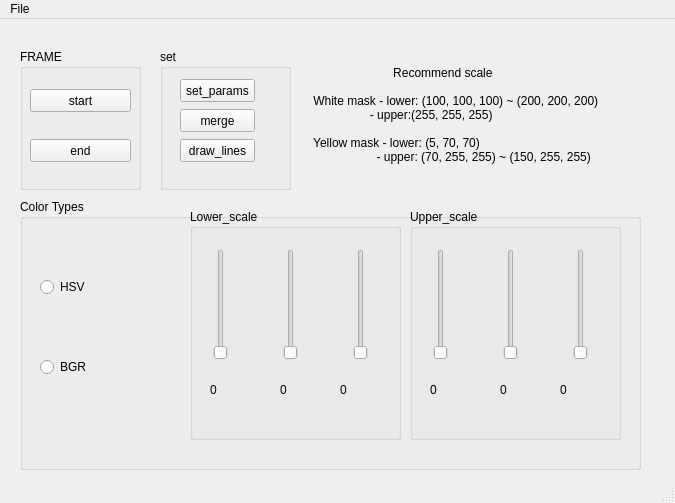
<?xml version="1.0" encoding="UTF-8"?>
<ui version="4.0">
 <class>MainWindow</class>
 <widget class="QMainWindow" name="MainWindow">
  <property name="geometry">
   <rect>
    <x>0</x>
    <y>0</y>
    <width>675</width>
    <height>503</height>
   </rect>
  </property>
  <property name="windowTitle">
   <string>MainWindow</string>
  </property>
  <widget class="QWidget" name="centralwidget">
   <widget class="QGroupBox" name="groupBox_frame">
    <property name="geometry">
     <rect>
      <x>20</x>
      <y>30</y>
      <width>121</width>
      <height>141</height>
     </rect>
    </property>
    <property name="title">
     <string>FRAME</string>
    </property>
    <widget class="QPushButton" name="pushButton_start">
     <property name="geometry">
      <rect>
       <x>10</x>
       <y>40</y>
       <width>101</width>
       <height>23</height>
      </rect>
     </property>
     <property name="text">
      <string>start</string>
     </property>
    </widget>
    <widget class="QPushButton" name="pushButton_end">
     <property name="geometry">
      <rect>
       <x>10</x>
       <y>90</y>
       <width>101</width>
       <height>23</height>
      </rect>
     </property>
     <property name="text">
      <string>end</string>
     </property>
    </widget>
   </widget>
   <widget class="QGroupBox" name="groupBox_color">
    <property name="geometry">
     <rect>
      <x>20</x>
      <y>180</y>
      <width>621</width>
      <height>271</height>
     </rect>
    </property>
    <property name="title">
     <string>Color Types</string>
    </property>
    <widget class="QRadioButton" name="radioButton_hsv">
     <property name="geometry">
      <rect>
       <x>20</x>
       <y>80</y>
       <width>111</width>
       <height>16</height>
      </rect>
     </property>
     <property name="text">
      <string>HSV</string>
     </property>
    </widget>
    <widget class="QRadioButton" name="radioButton_bgr">
     <property name="geometry">
      <rect>
       <x>20</x>
       <y>160</y>
       <width>111</width>
       <height>16</height>
      </rect>
     </property>
     <property name="text">
      <string>BGR</string>
     </property>
    </widget>
    <widget class="QGroupBox" name="groupBox_lower_scale">
     <property name="geometry">
      <rect>
       <x>170</x>
       <y>10</y>
       <width>211</width>
       <height>231</height>
      </rect>
     </property>
     <property name="title">
      <string>Lower_scale</string>
     </property>
     <widget class="QSlider" name="verticalSlider_lower_BH">
      <property name="geometry">
       <rect>
        <x>20</x>
        <y>40</y>
        <width>22</width>
        <height>111</height>
       </rect>
      </property>
      <property name="orientation">
       <enum>Qt::Vertical</enum>
      </property>
     </widget>
     <widget class="QSlider" name="verticalSlider_lower_GS">
      <property name="geometry">
       <rect>
        <x>90</x>
        <y>40</y>
        <width>22</width>
        <height>111</height>
       </rect>
      </property>
      <property name="orientation">
       <enum>Qt::Vertical</enum>
      </property>
     </widget>
     <widget class="QSlider" name="verticalSlider_lower_RV">
      <property name="geometry">
       <rect>
        <x>160</x>
        <y>40</y>
        <width>22</width>
        <height>111</height>
       </rect>
      </property>
      <property name="orientation">
       <enum>Qt::Vertical</enum>
      </property>
     </widget>
     <widget class="QLabel" name="label_lower_BH">
      <property name="geometry">
       <rect>
        <x>20</x>
        <y>170</y>
        <width>41</width>
        <height>21</height>
       </rect>
      </property>
      <property name="text">
       <string>0</string>
      </property>
     </widget>
     <widget class="QLabel" name="label_lower_GS">
      <property name="geometry">
       <rect>
        <x>90</x>
        <y>170</y>
        <width>41</width>
        <height>21</height>
       </rect>
      </property>
      <property name="text">
       <string>0</string>
      </property>
     </widget>
     <widget class="QLabel" name="label_lower_RV">
      <property name="geometry">
       <rect>
        <x>150</x>
        <y>170</y>
        <width>41</width>
        <height>21</height>
       </rect>
      </property>
      <property name="text">
       <string>0</string>
      </property>
     </widget>
    </widget>
    <widget class="QGroupBox" name="groupBox_upper_scale">
     <property name="geometry">
      <rect>
       <x>390</x>
       <y>10</y>
       <width>211</width>
       <height>231</height>
      </rect>
     </property>
     <property name="title">
      <string>Upper_scale</string>
     </property>
     <widget class="QSlider" name="verticalSlider_upper_BH">
      <property name="geometry">
       <rect>
        <x>20</x>
        <y>40</y>
        <width>22</width>
        <height>111</height>
       </rect>
      </property>
      <property name="orientation">
       <enum>Qt::Vertical</enum>
      </property>
     </widget>
     <widget class="QSlider" name="verticalSlider_upper_GS">
      <property name="geometry">
       <rect>
        <x>90</x>
        <y>40</y>
        <width>22</width>
        <height>111</height>
       </rect>
      </property>
      <property name="orientation">
       <enum>Qt::Vertical</enum>
      </property>
     </widget>
     <widget class="QSlider" name="verticalSlider_upper_RV">
      <property name="geometry">
       <rect>
        <x>160</x>
        <y>40</y>
        <width>22</width>
        <height>111</height>
       </rect>
      </property>
      <property name="orientation">
       <enum>Qt::Vertical</enum>
      </property>
     </widget>
     <widget class="QLabel" name="label_upper_BH">
      <property name="geometry">
       <rect>
        <x>20</x>
        <y>170</y>
        <width>41</width>
        <height>21</height>
       </rect>
      </property>
      <property name="text">
       <string>0</string>
      </property>
     </widget>
     <widget class="QLabel" name="label_upper_GS">
      <property name="geometry">
       <rect>
        <x>90</x>
        <y>170</y>
        <width>41</width>
        <height>21</height>
       </rect>
      </property>
      <property name="text">
       <string>0</string>
      </property>
     </widget>
     <widget class="QLabel" name="label_upper_RV">
      <property name="geometry">
       <rect>
        <x>150</x>
        <y>170</y>
        <width>41</width>
        <height>21</height>
       </rect>
      </property>
      <property name="text">
       <string>0</string>
      </property>
     </widget>
    </widget>
   </widget>
   <widget class="QGroupBox" name="groupBox_set">
    <property name="geometry">
     <rect>
      <x>160</x>
      <y>30</y>
      <width>131</width>
      <height>141</height>
     </rect>
    </property>
    <property name="title">
     <string>set</string>
    </property>
    <widget class="QPushButton" name="pushButton_set_params">
     <property name="geometry">
      <rect>
       <x>20</x>
       <y>30</y>
       <width>75</width>
       <height>23</height>
      </rect>
     </property>
     <property name="text">
      <string>set_params</string>
     </property>
    </widget>
    <widget class="QPushButton" name="pushButton_merge">
     <property name="geometry">
      <rect>
       <x>20</x>
       <y>60</y>
       <width>75</width>
       <height>23</height>
      </rect>
     </property>
     <property name="text">
      <string>merge</string>
     </property>
    </widget>
    <widget class="QPushButton" name="pushButton_draw_line">
     <property name="geometry">
      <rect>
       <x>20</x>
       <y>90</y>
       <width>75</width>
       <height>23</height>
      </rect>
     </property>
     <property name="text">
      <string>draw_lines</string>
     </property>
    </widget>
   </widget>
   <widget class="QLabel" name="label_recommend">
    <property name="geometry">
     <rect>
      <x>310</x>
      <y>40</y>
      <width>311</width>
      <height>111</height>
     </rect>
    </property>
    <property name="text">
     <string>                         Recommend scale

 White mask - lower: (100, 100, 100) ~ (200, 200, 200)
                  - upper:(255, 255, 255)

 Yellow mask - lower: (5, 70, 70)
                    - upper: (70, 255, 255) ~ (150, 255, 255)</string>
    </property>
   </widget>
  </widget>
  <widget class="QMenuBar" name="menubar">
   <property name="geometry">
    <rect>
     <x>0</x>
     <y>0</y>
     <width>675</width>
     <height>21</height>
    </rect>
   </property>
   <widget class="QMenu" name="menuFile">
    <property name="title">
     <string>File</string>
    </property>
    <addaction name="actionOpen"/>
   </widget>
   <addaction name="menuFile"/>
  </widget>
  <widget class="QStatusBar" name="statusbar"/>
  <action name="actionOpen">
   <property name="text">
    <string>Open</string>
   </property>
  </action>
 </widget>
 <resources/>
 <connections/>
</ui>
